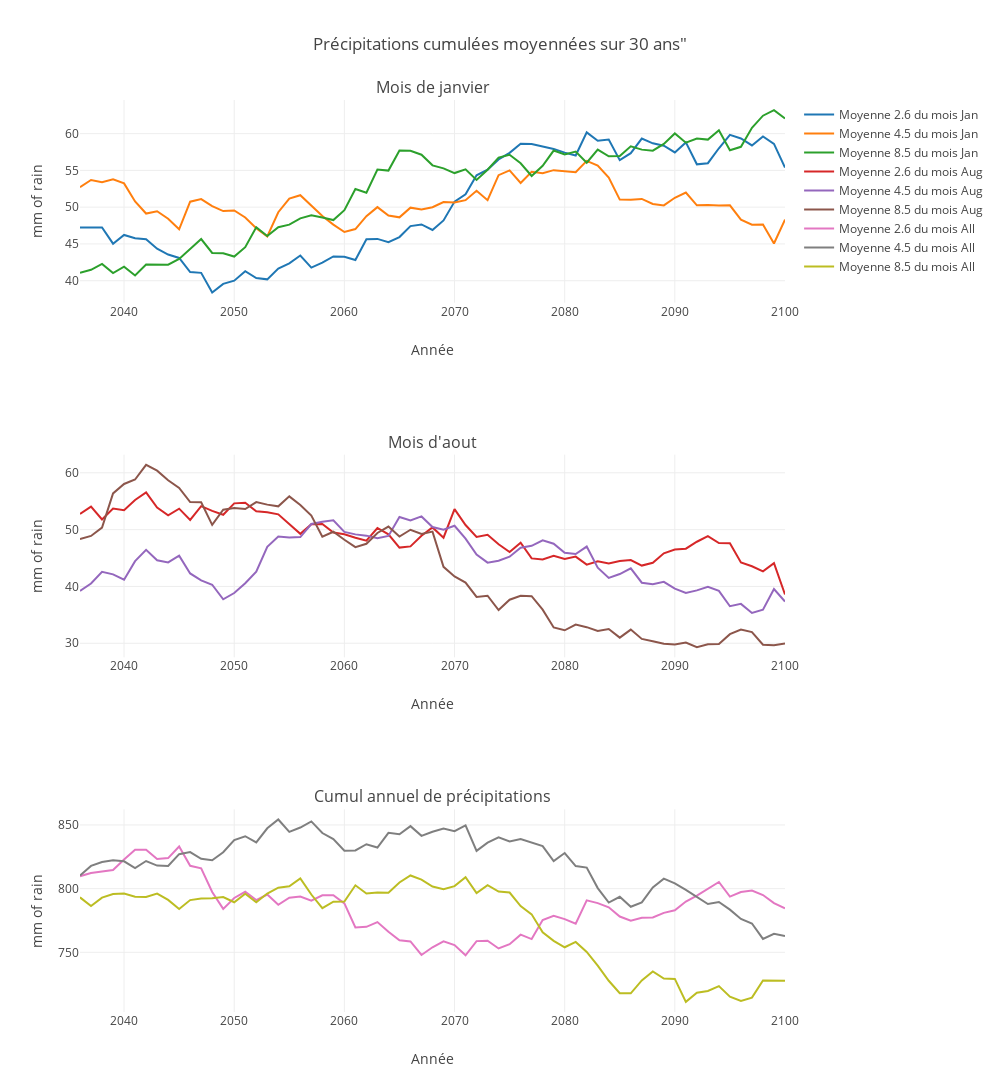

Notebook code for this chart:
### Code cell
q = 0
trace26_0 = go.Scatter(
    x = lyon_year[firstPlotYear:lastPlotYear],
    y = moycAreaInterval_26[q,:],
    name ='Moyenne 2.6 du mois %s'%lyon_month[calcMonth[q]],
)
trace45_0 = go.Scatter(
    x = lyon_year[firstPlotYear:lastPlotYear],
    y = moycAreaInterval_45[q,:],
    name ='Moyenne 4.5 du mois %s'%lyon_month[calcMonth[q]],
)
trace85_0 = go.Scatter(
    x = lyon_year[firstPlotYear:lastPlotYear],
    y = moycAreaInterval_85[q,:],
    name ='Moyenne 8.5 du mois %s'%lyon_month[calcMonth[q]],
)

q = 1
trace26_1 = go.Scatter(
    x = lyon_year[firstPlotYear:lastPlotYear],
    y = moycAreaInterval_26[q,:],
    name ='Moyenne 2.6 du mois %s'%lyon_month[calcMonth[q]],
    xaxis='x2',
    yaxis='y2'

)
trace45_1 = go.Scatter(
    x = lyon_year[firstPlotYear:lastPlotYear],
    y = moycAreaInterval_45[q,:],
    name ='Moyenne 4.5 du mois %s'%lyon_month[calcMonth[q]],
    xaxis='x2',
    yaxis='y2'
)

trace85_1 = go.Scatter(
    x = lyon_year[firstPlotYear:lastPlotYear],
    y = moycAreaInterval_85[q,:],
    name ='Moyenne 8.5 du mois %s'%lyon_month[calcMonth[q]],    
    xaxis='x2',
    yaxis='y2'
)

q = 2
trace26_2 = go.Scatter(
    x = lyon_year[firstPlotYear:lastPlotYear],
    y = moycAreaInterval_26[q,:],
    name ='Moyenne 2.6 du mois %s'%lyon_month[calcMonth[q]],
    xaxis='x2',
    yaxis='y2'

)
trace45_2 = go.Scatter(
    x = lyon_year[firstPlotYear:lastPlotYear],
    y = moycAreaInterval_45[q,:],
    name ='Moyenne 4.5 du mois %s'%lyon_month[calcMonth[q]],
    xaxis='x2',
    yaxis='y2'
)

trace85_2 = go.Scatter(
    x = lyon_year[firstPlotYear:lastPlotYear],
    y = moycAreaInterval_85[q,:],
    name ='Moyenne 8.5 du mois %s'%lyon_month[calcMonth[q]],    
    xaxis='x2',
    yaxis='y2'
)

fig = tools.make_subplots(rows=3, 
                          cols=1,
                          subplot_titles=("Mois de janvier",
                                          "Mois d'aout",
                                          "Cumul annuel de précipitations")
)

fig.append_trace(trace26_0, 1, 1)
fig.append_trace(trace45_0, 1, 1)
fig.append_trace(trace85_0, 1, 1)
fig.append_trace(trace26_1, 2, 1)
fig.append_trace(trace45_1, 2, 1)
fig.append_trace(trace85_1, 2, 1)
fig.append_trace(trace26_2, 3, 1)
fig.append_trace(trace45_2, 3, 1)
fig.append_trace(trace85_2, 3, 1)
fig['layout']['xaxis1'].update(title='Année')
fig['layout']['xaxis2'].update(title='Année')
fig['layout']['xaxis3'].update(title='Année')
fig['layout']['yaxis1'].update(title='mm of rain')
fig['layout']['yaxis2'].update(title='mm of rain')
fig['layout']['yaxis3'].update(title='mm of rain')
fig['layout'].update(height=1200, width=1000, title='Précipitations cumulées moyennées sur 30 ans"')

#py.iplot(fig, filename='basic-line')
